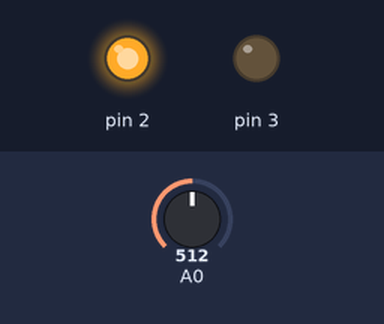
Recording of a sketch running on a simulated Arduino Uno, built with avr-gcc and run on an emulated ATmega328P. Parts: output pins drawn as LEDs (lit = HIGH). Inputs (shaded band) come from the test bench; at power-on: A0 = 512.

Above: at 1.2 s.
1.3 s: A0 set to 631
2.8 s: A0 set to 649
At 3.4 s:
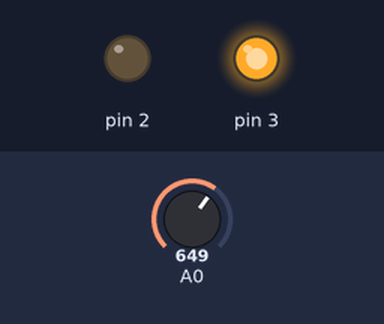
4.3 s: A0 set to 511
At 5.4 s:
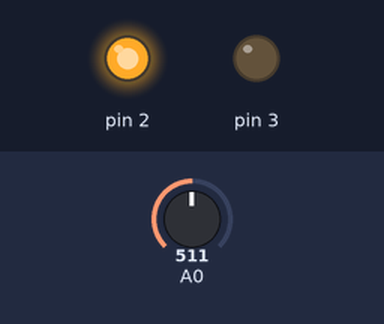
5.8 s: A0 set to 360
8.6 s: A0 set to 348
At 10.39 s:
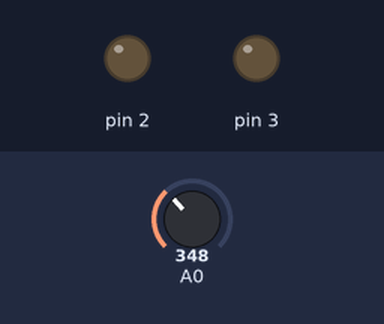
Timing chart, 0 to 12.1 s (numbered marks = the images above; inputs shaded):
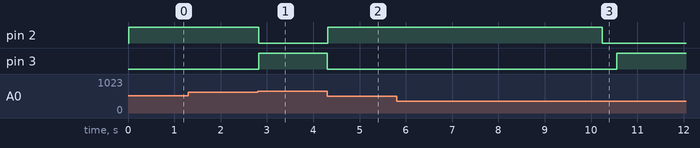

Measured:
- the behaviour switches between 637 and 638 on A0 (found by bisection; images 0 and 1)
- the behaviour switches between 349 and 348 on A0 (found by bisection; images 2 and 3)
- after the input at 1.3 s, every drawn part: stays the same
- after the input at 2.8 s, pin 2: HIGH → LOW at once; pin 3: LOW → HIGH at once
- after the input at 4.3 s, pin 2: LOW → HIGH at once; pin 3: HIGH → LOW at once
- after the input at 5.8 s, every drawn part: stays the same
- after the input at 8.6 s, pin 2: HIGH → LOW after 1.6 s; pin 3: LOW → HIGH after 2.0 s

The sketch:

sketch_feb03a.ino
```cpp
//structure to hold joint control data
struct joint{
  char enPort, phPort;
  char encA, encB;
  char hallPort;
  long ticks=0;
  signed short hallAngle=0, encAngle = 0, deflectionAngle = 0;
  float deflectionDistance = 0, force =0;
  float target=0, error, pError;
  long P, D, I;
  long output;            //10
  const float kP=7, kD = 0, kI = 1;
};

//create as many stuctures as robot has joints
joint Joint[6];
//create ISR function pointer arrays
//jumping through hoops to conform to attachInterrupt()
void (*updateEncA[6])();
void (*updateEncB[6])();

//assign the arduino pin numbers to joint components
void assignJointPins(short jointNum, char enPin, char phPort, char encAPin, char encBPin, char hallPin){
  //motor ports
  Joint[jointNum].enPort = enPin;
  Joint[jointNum].phPort = phPort;
  //encoder ports
  Joint[jointNum].encA = encAPin;
  Joint[jointNum].encB = encBPin;
  //hall effect port
  Joint[jointNum].hallPort = hallPin;
}

//ISR function pointers point to the corresonding functions, ugh
//jumping through hoops, is there a better way?????????
void setupISRs(){
  updateEncA[0] = updateEnc0A;
  updateEncB[0] = updateEnc0B;
  updateEncA[1] = updateEnc1A;
  updateEncB[1] = updateEnc1B;
  updateEncA[2] = updateEnc2A;
  updateEncB[2] = updateEnc2B;
  //that's enough for now . . .
}

//function to configure pins for a joint
void initializeJoint(short jointNum) {
  //motor pins
  pinMode(Joint[jointNum].enPort, OUTPUT);
  pinMode(Joint[jointNum].phPort, OUTPUT);
  //encoder pins
  //should we use pullup????????
  pinMode(Joint[jointNum].encA, INPUT);
  pinMode(Joint[jointNum].encB, INPUT);
  //encoders use interrupts
  attachInterrupt(Joint[jointNum].encA, updateEncA[jointNum], FALLING);
  attachInterrupt(Joint[jointNum].encB, updateEncB[jointNum], FALLING);
  //hall effect port is analog
}

void setup() {
  //initialize serial
  Serial.begin(9600);
  //pins for first (0th) joint
  //motor driver needs PWM, encoder needs interrupts
  assignJointPins(0, 2, 3, 4, 5, 0);
  //point to the ISRs
  setupISRs();
  //initialize 0th Joint now that pin numbers have been assigned
  initializeJoint(0);
}

//general function for updateing any ticks when encoder pin when falling
void encUpdateA(char otherPin, short jointNum){
  if(!digitalRead(otherPin))
    Joint[jointNum].ticks++;
  else
    Joint[jointNum].ticks--;
}
void encUpdateB(char otherPin, short jointNum){
  if(digitalRead(otherPin))
    Joint[jointNum].ticks++;
  else
    Joint[jointNum].ticks--;
}

//more jumping through hoops to avoid parameters in attachInterrupt()
void updateEnc0A(){
  encUpdateA(Joint[0].encB, 0);
}
void updateEnc0B(){
  encUpdateB(Joint[0].encA, 0);
}
void updateEnc1A(){
  encUpdateA(Joint[1].encB, 1);
}
void updateEnc1B(){
  encUpdateB(Joint[1].encA, 1);
}
void updateEnc2A(){
  encUpdateA(Joint[2].encA, 2);
}
void updateEnc2B(){
  encUpdateB(Joint[2].encB, 2);
} // that's enough for now . . .

//position contoller
//just PD for now, D could prob use more tuning
void pControlUpdate(short jointNum){
  //perform proportional calc
  Joint[jointNum].error = Joint[jointNum].target-Joint[jointNum].ticks;
  Joint[jointNum].P=Joint[jointNum].kP*Joint[jointNum].error;

  //perform derivative calc
  Joint[jointNum].D = (Joint[jointNum].error - Joint[jointNum].pError)*Joint[jointNum].kD;

  //no integral yet
  // if(Joint[jointNum].error < 100)
  //   Joint[jointNum].I -= Joint[jointNum].error;

  //sum to output motor command, scaling constants have already been applied
  Joint[jointNum].output = Joint[jointNum].P + Joint[jointNum].D;

  //if we are going backwards, reverse phase pin and use positive PWM
  if(Joint[jointNum].output < 0){
    Joint[jointNum].output = abs(Joint[jointNum].output);
    digitalWrite(Joint[jointNum].phPort,LOW);
  } //otherwise we are going forwards
  else
    digitalWrite(Joint[jointNum].phPort,HIGH);
  //limit to max PWM value
  if(Joint[jointNum].output > 255)
    Joint[jointNum].output = 255;

  //record previous error
  Joint[jointNum].pError = Joint[jointNum].error;

  //send PWM to motor
  analogWrite(Joint[jointNum].enPort,Joint[jointNum].output);
}

void hallAngleUpdate(short jointNum){
  const short maxField=404, centerField=273, minField=260;
  const short fieldRange = 2*(maxField - centerField);
  int newAngle;
  newAngle = 90*(short)(analogRead(Joint[jointNum].hallPort)-centerField)/fieldRange;
  Joint[jointNum].hallAngle = .5*Joint[jointNum].hallAngle + .5*newAngle;
}

void encAngleUpdate(short jointNum){
  const unsigned char countsPerEdgePerChannel = 3, numChannels = 2, numEdges = 1, gearRatio = 100;
  const unsigned short countsPerRev = countsPerEdgePerChannel*numChannels*numEdges*gearRatio;
  const float ticksPerDegree = (float) countsPerRev/360;
  Joint[jointNum].encAngle = Joint[jointNum].ticks/ticksPerDegree;
}

void deflecionUpdate(short jointNum){
  const unsigned char length = 4;
  float rad;
  const float kS = .0743;
  const float defk = .695;
  const float kSdeg = .001141;
  Joint[jointNum].deflectionAngle = Joint[jointNum].encAngle + Joint[jointNum].hallAngle;
  rad = (float) Joint[jointNum].deflectionAngle/180*3.14159;
  Joint[jointNum].deflectionDistance = length*sin(rad);
  Joint[jointNum].force = Joint[jointNum].deflectionAngle*kSdeg;
}

void angleVsSignal(){
  hallAngleUpdate(0);
  encAngleUpdate(0);
  Serial.print(analogRead(Joint[0].hallPort));
  Serial.print(", ");
  Serial.print(Joint[0].hallAngle);
  Serial.print(", ");
  Serial.print(Joint[0].encAngle);
  Serial.print("; ");
}

void forceVsForce(){
  hallAngleUpdate(0);
  encAngleUpdate(0);
  deflecionUpdate(0);
  Serial.println(Joint[0].force, 5);
}

void maintainUntilMaxForce(float maxForce){
  float forceOverload;
  hallAngleUpdate(0);
  encAngleUpdate(0);
  deflecionUpdate(0);
  forceOverload = Joint[0].force - maxForce;
  if(forceOverload > 0){
    Joint[0].target--;
  }
  pControlUpdate(0);
}

void maintainForce(float targetForce, int maxPos, int minPos){
  float forceError;
  hallAngleUpdate(0);
  encAngleUpdate(0);
  deflecionUpdate(0);
  forceError= targetForce - Joint[0].force;
  Joint[0].target += forceError*100;
  if(Joint[0].target > maxPos)
    Joint[0].target = maxPos;
  else if(Joint[0].target < minPos)
    Joint[0].target = minPos;
  pControlUpdate(0);
}

void loop() {

  //put your main code here, to run repeatedly:
  //set target
  //Joint[0].target = 0;
  //update 0th joint
  //pControlUpdate(0);
  // //print error to terminal
  // Serial.println(Joint[0].force);
  //Serial.println(Joint[0].target);
  // Serial.println(Joint[0].error);

  maintainForce(.03, 0, -115);

  // Serial.print("Hall analog, angle: ");
  // Serial.print(analogRead(Joint[0].hallPort));
  // Serial.print(", ");
  // Serial.println(Joint[0].hallAngle);
  // Serial.print("Encoder angle: ");
  // Serial.println(Joint[0].encAngle);
  // Serial.print("Deflection angle: ");
  // Serial.println(Joint[0].deflectionAngle);
  // Serial.println(Joint[0].force*6.0/(5.0/16.0), 5);
  delay(2);
}
```
